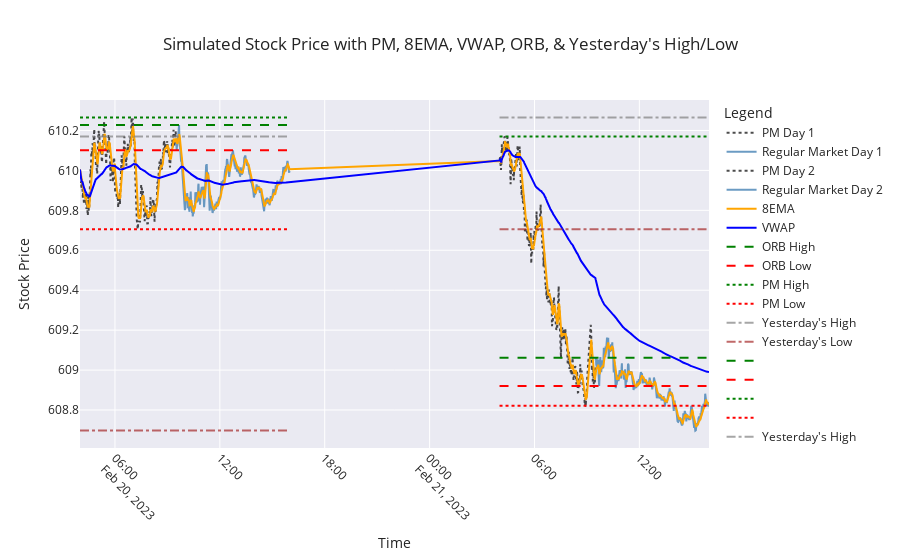

Notebook source saved alongside this figure:
### Code cell
import numpy as np  # Importing numpy for numerical operations
import pandas as pd
import seaborn as sns
from plotly.subplots import make_subplots
from ipywidgets import widgets
from IPython.display import display
from Gen_SPY_With_Indicators import simulate_stock  # Importing simulation function
import matplotlib.pyplot as plt  # Importing matplotlib for plotting
import matplotlib.ticker as mticker  # For proper Y-axis formatting

def generate_signals(df, stop_loss_pct=0.02):
    """ Generates trade signals based on ORB, VWAP, 8EMA, PM High/Low, and Yest High/Low """

    df['Signal'] = ''
    df['Stop_Loss'] = np.nan  # Initialize Stop_Loss column

    # Buy Call: Price breaks ORB High & supported by 8EMA & VWAP
    df.loc[
        (df['Close'] > df['ORB_High']) & 
        (df['Close'] > df['VWAP']) & 
        (df['Close'] > df['8EMA']),
        'Signal'
    ] = 'BUY CALL'

    # Sell Put: Price breaks ORB Low & rejected by 8EMA & VWAP
    df.loc[
        (df['Close'] < df['ORB_Low']) & 
        (df['Close'] < df['VWAP']) & 
        (df['Close'] < df['8EMA']),
        'Signal'
    ] = 'BUY PUT'

    # Boost Call Confidence if PM High or Yesterday's High is broken
    df.loc[
        (df['Signal'] == 'BUY CALL') & 
        ((df['Close'] > df['PM_High']) | (df['Close'] > df['Yest_High'])),
        'Signal'
    ] = 'STRONG BUY CALL'

    # Boost Put Confidence if PM Low or Yesterday's Low is broken
    df.loc[
        (df['Signal'] == 'BUY PUT') & 
        ((df['Close'] < df['PM_Low']) | (df['Close'] < df['Yest_Low'])),
        'Signal'
    ] = 'STRONG BUY PUT'

    # Add stop loss levels
    df.loc[df['Signal'].isin(['BUY CALL', 'STRONG BUY CALL']), 'Stop_Loss'] = df['Close'] * (1 - stop_loss_pct)
    df.loc[df['Signal'].isin(['BUY PUT', 'STRONG BUY PUT']), 'Stop_Loss'] = df['Close'] * (1 + stop_loss_pct)

    return df

# Simulate Stock Data for 2 Days
simulated_data, yesterday_high, yesterday_low = simulate_stock(number_of_days)

# Apply Signal Generation
simulated_data = generate_signals(simulated_data)

import plotly.express as px
import plotly.graph_objects as go

# Set seaborn style
sns.set(style="whitegrid")

# Create a subplot
fig = make_subplots(rows=1, cols=1)

# Function to update the plot based on the toggle button
def update_plot(change):
    fig.data = []  # Clear existing traces

    if toggle_button.value:
        # Add candlestick traces for each day
        for day in simulated_data["Day"].unique():
            day_data = simulated_data[simulated_data["Day"] == day]
            pm_data = day_data[day_data["Session"] == "PM"]
            market_data = day_data[day_data["Session"] == "Regular Market"]

            if not pm_data.empty:
                fig.add_trace(go.Candlestick(x=pm_data['Timestamp'], open=pm_data['Open'], high=pm_data['High'], low=pm_data['Low'], close=pm_data['Close'], name=f"PM Day {day}"))
            if not market_data.empty:
                fig.add_trace(go.Candlestick(x=market_data['Timestamp'], open=market_data['Open'], high=market_data['High'], low=market_data['Low'], close=market_data['Close'], name=f"Regular Market Day {day}"))
    else:
        # Add line traces for each day
        for day in simulated_data["Day"].unique():
            day_data = simulated_data[simulated_data["Day"] == day]
            pm_data = day_data[day_data["Session"] == "PM"]
            market_data = day_data[day_data["Session"] == "Regular Market"]

            fig.add_trace(go.Scatter(x=pm_data['Timestamp'], y=pm_data['Close'], mode='lines', name=f"PM Day {day}", line=dict(color="black", dash="dot"), opacity=0.7))
            fig.add_trace(go.Scatter(x=market_data['Timestamp'], y=market_data['Close'], mode='lines', name=f"Regular Market Day {day}", line=dict(color="steelblue"), opacity=0.8))

    # Add traces for indicators
    fig.add_trace(go.Scatter(x=simulated_data['Timestamp'], y=simulated_data['8EMA'], mode='lines', name="8EMA", line=dict(color="orange")))
    fig.add_trace(go.Scatter(x=simulated_data['Timestamp'], y=simulated_data['VWAP'], mode='lines', name="VWAP", line=dict(color="blue")))

    # Add traces for ORB and PM High/Low
    for day in simulated_data['Day'].unique():
        day_data = simulated_data[simulated_data['Day'] == day]
        fig.add_trace(go.Scatter(x=day_data['Timestamp'], y=day_data['ORB_High'], mode='lines', name="ORB High" if day == 1 else "", line=dict(color="green", dash="dash")))
        fig.add_trace(go.Scatter(x=day_data['Timestamp'], y=day_data['ORB_Low'], mode='lines', name="ORB Low" if day == 1 else "", line=dict(color="red", dash="dash")))
        fig.add_trace(go.Scatter(x=day_data['Timestamp'], y=day_data['PM_High'], mode='lines', name="PM High" if day == 1 else "", line=dict(color="green", dash="dot")))
        fig.add_trace(go.Scatter(x=day_data['Timestamp'], y=day_data['PM_Low'], mode='lines', name="PM Low" if day == 1 else "", line=dict(color="red", dash="dot")))

        market_open_time = day_data['Timestamp'].iloc[0]
        market_close_time = day_data['Timestamp'].iloc[-1]
        if day == 1:
            fig.add_trace(go.Scatter(x=[market_open_time, market_close_time], y=[yesterday_high, yesterday_high], mode='lines', name="Yesterday's High", line=dict(color="gray", dash="dashdot"), opacity=0.7))
            fig.add_trace(go.Scatter(x=[market_open_time, market_close_time], y=[yesterday_low, yesterday_low], mode='lines', name="Yesterday's Low", line=dict(color="brown", dash="dashdot"), opacity=0.7))
        else:
            fig.add_trace(go.Scatter(x=[market_open_time, market_close_time], y=[day_data['Yest_High'].iloc[0], day_data['Yest_High'].iloc[0]], mode='lines', name="Yesterday's High" if day == 2 else "", line=dict(color="gray", dash="dashdot"), opacity=0.7))
            fig.add_trace(go.Scatter(x=[market_open_time, market_close_time], y=[day_data['Yest_Low'].iloc[0], day_data['Yest_Low'].iloc[0]], mode='lines', name="Yesterday's Low" if day == 2 else "", line=dict(color="brown", dash="dashdot"), opacity=0.7))

    # Update layout for better appearance
    fig.update_layout(
        title="Simulated Stock Price with PM, 8EMA, VWAP, ORB, & Yesterday's High/Low",
        xaxis_title="Time",
        yaxis_title="Stock Price",
        legend_title="Legend",
        xaxis=dict(tickangle=45),
        template="seaborn"
    )

    # Show the plot
    fig.show()

# Create a toggle button
toggle_button = widgets.ToggleButton(
    value=False,
    description='Toggle Candlestick',
    disabled=False,
    button_style='',
    tooltip='Toggle between line and candlestick chart',
    icon='line-chart'
)

# Attach the update function to the toggle button
toggle_button.observe(update_plot, names='value')

# Display the toggle button
# display(toggle_button)

# Initial plot update
update_plot(None)

# Print any part of the simulated data that contains BUY CALL or BUY PUT signals during Regular Market session
print(simulated_data[(simulated_data['Signal'].isin(['BUY CALL', 'BUY PUT', 'STRONG BUY CALL', 'STRONG BUY PUT'])) & 
                     (simulated_data['Session'] == 'Regular Market')])

### Figure 1 — Plotly figure (JSON) as saved in the notebook; plotly's stock layout.template omitted (floating-point values rounded to 4 significant figures; data arrays with more than 128 entries replaced by an {"elided": "..."} marker saying what was removed)
{"data": [{"line": {"color": "black", "dash": "dot"}, "mode": "lines", "name": "PM Day 1", "opacity": 0.7, "type": "scatter", "x": {"elided": "330 str values"}, "y": {"elided": "330 float values"}}, {"line": {"color": "steelblue"}, "mode": "lines", "name": "Regular Market Day 1", "opacity": 0.8, "type": "scatter", "x": {"elided": "390 str values"}, "y": {"elided": "390 float values"}}, {"line": {"color": "black", "dash": "dot"}, "mode": "lines", "name": "PM Day 2", "opacity": 0.7, "type": "scatter", "x": {"elided": "330 str values"}, "y": {"elided": "330 float values"}}, {"line": {"color": "steelblue"}, "mode": "lines", "name": "Regular Market Day 2", "opacity": 0.8, "type": "scatter", "x": {"elided": "390 str values"}, "y": {"elided": "390 float values"}}, {"line": {"color": "orange"}, "mode": "lines", "name": "8EMA", "type": "scatter", "x": {"elided": "1440 str values"}, "y": {"elided": "1440 float values"}}, {"line": {"color": "blue"}, "mode": "lines", "name": "VWAP", "type": "scatter", "x": {"elided": "1440 str values"}, "y": {"elided": "1440 float values"}}, {"line": {"color": "green", "dash": "dash"}, "mode": "lines", "name": "ORB High", "type": "scatter", "x": {"elided": "720 str values"}, "y": {"elided": "720 float values"}}, {"line": {"color": "red", "dash": "dash"}, "mode": "lines", "name": "ORB Low", "type": "scatter", "x": {"elided": "720 str values"}, "y": {"elided": "720 float values"}}, {"line": {"color": "green", "dash": "dot"}, "mode": "lines", "name": "PM High", "type": "scatter", "x": {"elided": "720 str values"}, "y": {"elided": "720 float values"}}, {"line": {"color": "red", "dash": "dot"}, "mode": "lines", "name": "PM Low", "type": "scatter", "x": {"elided": "720 str values"}, "y": {"elided": "720 float values"}}, {"line": {"color": "gray", "dash": "dashdot"}, "mode": "lines", "name": "Yesterday's High", "opacity": 0.7, "type": "scatter", "x": ["2023-02-20T04:00:00", "2023-02-20T15:59:00"], "y": [610.2, 610.2]}, {"line": {"color": "brown", "dash": "dashdot"}, "mode": "lines", "name": "Yesterday's Low", "opacity": 0.7, "type": "scatter", "x": ["2023-02-20T04:00:00", "2023-02-20T15:59:00"], "y": [608.7, 608.7]}, {"line": {"color": "green", "dash": "dash"}, "mode": "lines", "name": "", "type": "scatter", "x": {"elided": "720 str values"}, "y": {"elided": "720 float values"}}, {"line": {"color": "red", "dash": "dash"}, "mode": "lines", "name": "", "type": "scatter", "x": {"elided": "720 str values"}, "y": {"elided": "720 float values"}}, {"line": {"color": "green", "dash": "dot"}, "mode": "lines", "name": "", "type": "scatter", "x": {"elided": "720 str values"}, "y": {"elided": "720 float values"}}, {"line": {"color": "red", "dash": "dot"}, "mode": "lines", "name": "", "type": "scatter", "x": {"elided": "720 str values"}, "y": {"elided": "720 float values"}}, {"line": {"color": "gray", "dash": "dashdot"}, "mode": "lines", "name": "Yesterday's High", "opacity": 0.7, "type": "scatter", "x": ["2023-02-21T04:00:00", "2023-02-21T15:59:00"], "y": [610.3, 610.3]}, {"line": {"color": "brown", "dash": "dashdot"}, "mode": "lines", "name": "Yesterday's Low", "opacity": 0.7, "type": "scatter", "x": ["2023-02-21T04:00:00", "2023-02-21T15:59:00"], "y": [609.7, 609.7]}], "layout": {"legend": {"title": {"text": "Legend"}}, "title": {"text": "Simulated Stock Price with PM, 8EMA, VWAP, ORB, & Yesterday's High/Low"}, "xaxis": {"anchor": "y", "domain": [0, 1], "tickangle": 45, "title": {"text": "Time"}}, "yaxis": {"anchor": "x", "domain": [0, 1], "title": {"text": "Stock Price"}}}}
